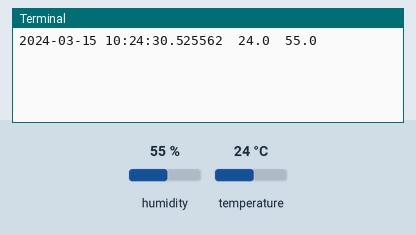
Recording of a program running on a simulated Raspberry Pi (BCM pin numbers). Shown: the last lines printed to the terminal. Inputs (shaded band) come from the test bench; at power-on: humidity 55 %, temperature 24 °C. The clock reads 2024-03-15 10:24:30 at power-on unless the program sets it.

Above: at 1.2 s.
1.3 s: humidity set to 22 %
At 3.7 s:
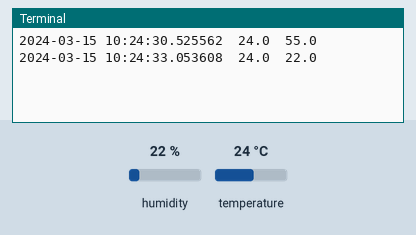
4.7 s: temperature set to 12 °C
At 6.6 s:
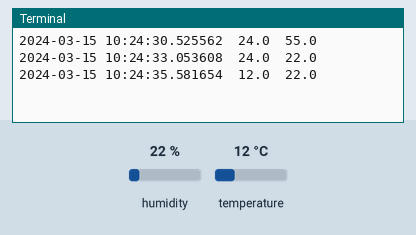
8.1 s: humidity set to 40 %
At 9.5 s:
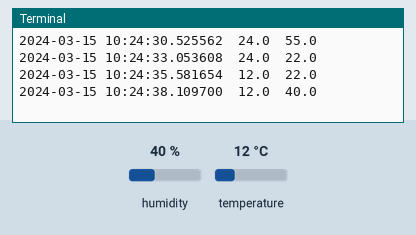
Timing chart, 0 to 11.1 s (numbered marks = the images above; inputs shaded):
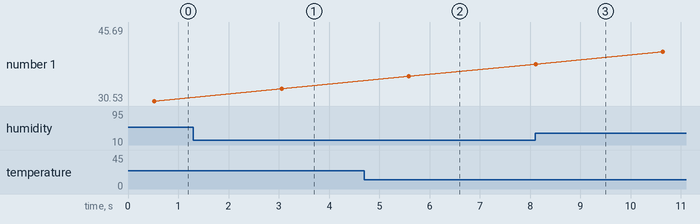

Measured:
- after the input at 1.3 s, the terminal: prints a new line after 1.8 s (image 1)
- after the input at 4.7 s, the terminal: prints a new line after 0.88 s (image 2)
- after the input at 8.1 s, the terminal: prints a new line at once (image 3)

The program:

continuous.py
```python
#!/usr/bin/env python

import datetime
import sys
import time
import Adafruit_DHT

GPIO_PIN=4
SENSOR_MODEL=22
MINIMUM_WAIT_TIME=2.0
SLEEP_TIME=0.01

t_next = 0

fp = None
if len(sys.argv) > 1:
	fp = open(sys.argv[1], "a")

while True:
	if time.time() >= t_next:
		humidity, temperature = Adafruit_DHT.read_retry(SENSOR_MODEL, GPIO_PIN)
		if humidity is not None and temperature is not None:
			f = str(datetime.datetime.now())
			f += '\t{0:0.1f}'.format(temperature)
			f += '\t{0:0.1f}'.format(humidity)
			print(f)
			sys.stdout.flush()
			if fp is not None:
				fp.write(f)
				fp.write("\n")
				fp.flush()
		t_next = time.time() + MINIMUM_WAIT_TIME
	else:
		time.sleep(SLEEP_TIME)
```
